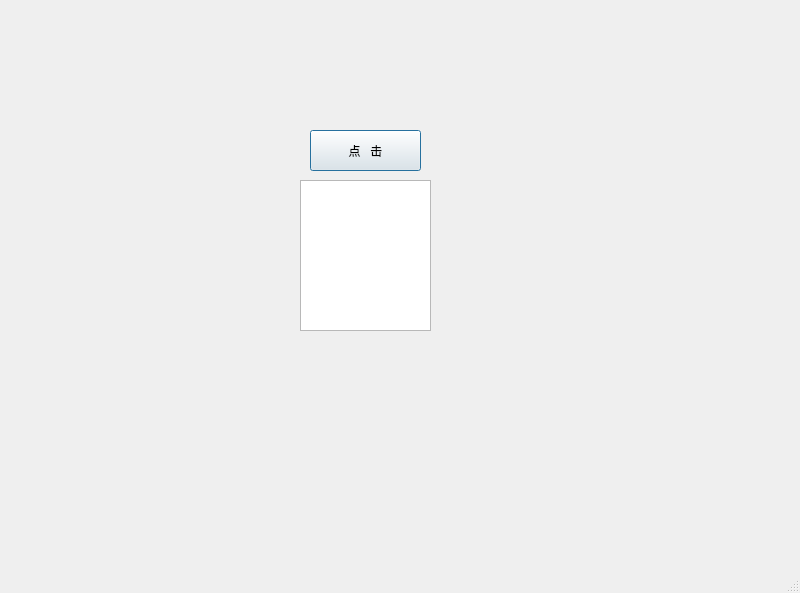
<?xml version="1.0" encoding="UTF-8"?>
<ui version="4.0">
 <class>MainWindow</class>
 <widget class="QMainWindow" name="MainWindow">
  <property name="geometry">
   <rect>
    <x>0</x>
    <y>0</y>
    <width>800</width>
    <height>593</height>
   </rect>
  </property>
  <property name="windowTitle">
   <string>MainWindow</string>
  </property>
  <property name="toolButtonStyle">
   <enum>Qt::ToolButtonTextOnly</enum>
  </property>
  <widget class="QWidget" name="centralwidget">
   <widget class="QTextEdit" name="textEdit">
    <property name="geometry">
     <rect>
      <x>300</x>
      <y>180</y>
      <width>131</width>
      <height>151</height>
     </rect>
    </property>
   </widget>
   <widget class="QPushButton" name="pushButton">
    <property name="geometry">
     <rect>
      <x>310</x>
      <y>130</y>
      <width>111</width>
      <height>41</height>
     </rect>
    </property>
    <property name="text">
     <string>点   击</string>
    </property>
    <property name="autoRepeatDelay">
     <number>308</number>
    </property>
    <property name="autoDefault">
     <bool>false</bool>
    </property>
    <property name="default">
     <bool>true</bool>
    </property>
    <property name="flat">
     <bool>false</bool>
    </property>
   </widget>
  </widget>
  <widget class="QMenuBar" name="menubar">
   <property name="geometry">
    <rect>
     <x>0</x>
     <y>0</y>
     <width>800</width>
     <height>23</height>
    </rect>
   </property>
  </widget>
  <widget class="QStatusBar" name="statusbar"/>
 </widget>
 <resources/>
 <connections>
  <connection>
   <sender>pushButton</sender>
   <signal>clicked()</signal>
   <receiver>MainWindow</receiver>
   <slot>button_click()</slot>
   <hints>
    <hint type="sourcelabel">
     <x>387</x>
     <y>170</y>
    </hint>
    <hint type="destinationlabel">
     <x>596</x>
     <y>165</y>
    </hint>
   </hints>
  </connection>
 </connections>
 <slots>
  <slot>button_click()</slot>
 </slots>
</ui>
